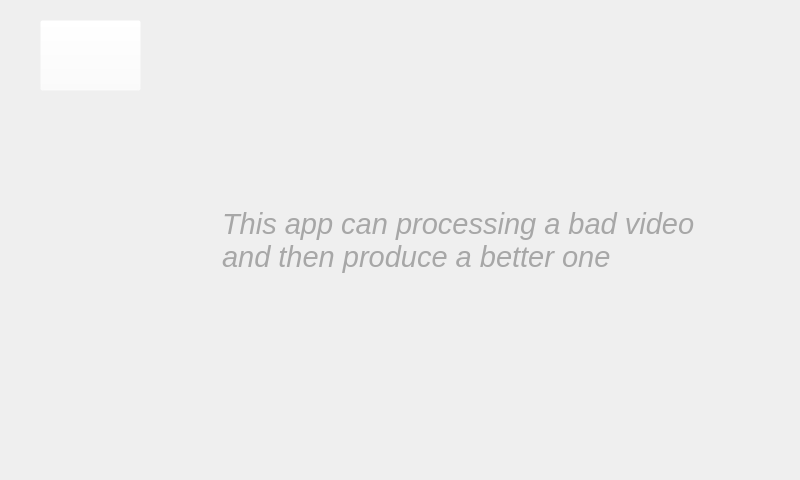
<?xml version="1.0" encoding="UTF-8"?>
<ui version="4.0">
 <class>About</class>
 <widget class="QWidget" name="About">
  <property name="geometry">
   <rect>
    <x>0</x>
    <y>0</y>
    <width>800</width>
    <height>480</height>
   </rect>
  </property>
  <property name="windowTitle">
   <string>Form</string>
  </property>
  <widget class="QPushButton" name="btnAboutBack">
   <property name="geometry">
    <rect>
     <x>40</x>
     <y>20</y>
     <width>101</width>
     <height>71</height>
    </rect>
   </property>
   <property name="styleSheet">
    <string notr="true">background-color:rgba(255, 255, 255, 0);
background-image:url(:/imgs/btnBack.png)</string>
   </property>
   <property name="text">
    <string/>
   </property>
  </widget>
  <widget class="QLabel" name="labelAboutShow">
   <property name="enabled">
    <bool>true</bool>
   </property>
   <property name="geometry">
    <rect>
     <x>220</x>
     <y>150</y>
     <width>481</width>
     <height>181</height>
    </rect>
   </property>
   <property name="mouseTracking">
    <bool>true</bool>
   </property>
   <property name="contextMenuPolicy">
    <enum>Qt::DefaultContextMenu</enum>
   </property>
   <property name="acceptDrops">
    <bool>true</bool>
   </property>
   <property name="layoutDirection">
    <enum>Qt::LeftToRight</enum>
   </property>
   <property name="autoFillBackground">
    <bool>false</bool>
   </property>
   <property name="styleSheet">
    <string notr="true">background-color:rgba(255, 255, 255, 0)</string>
   </property>
   <property name="frameShape">
    <enum>QFrame::WinPanel</enum>
   </property>
   <property name="frameShadow">
    <enum>QFrame::Sunken</enum>
   </property>
   <property name="lineWidth">
    <number>1</number>
   </property>
   <property name="text">
    <string>&lt;html&gt;&lt;head/&gt;&lt;body&gt;&lt;p&gt;&lt;span style=&quot; font-size:22pt; font-weight:400; font-style:italic; color:#a7a7a7;&quot;&gt;This app can processing a bad video and then produce a better one&lt;/span&gt;&lt;/p&gt;&lt;/body&gt;&lt;/html&gt;</string>
   </property>
   <property name="textFormat">
    <enum>Qt::AutoText</enum>
   </property>
   <property name="scaledContents">
    <bool>true</bool>
   </property>
   <property name="wordWrap">
    <bool>true</bool>
   </property>
   <property name="margin">
    <number>6</number>
   </property>
   <property name="indent">
    <number>0</number>
   </property>
  </widget>
  <widget class="QLabel" name="imgAboutBack">
   <property name="geometry">
    <rect>
     <x>0</x>
     <y>0</y>
     <width>800</width>
     <height>480</height>
    </rect>
   </property>
   <property name="text">
    <string/>
   </property>
   <property name="pixmap">
    <pixmap resource="source.qrc">:/imgs/backAbout.PNG</pixmap>
   </property>
  </widget>
  <zorder>imgAboutBack</zorder>
  <zorder>btnAboutBack</zorder>
  <zorder>labelAboutShow</zorder>
 </widget>
 <resources>
  <include location="source.qrc"/>
 </resources>
 <connections/>
</ui>
